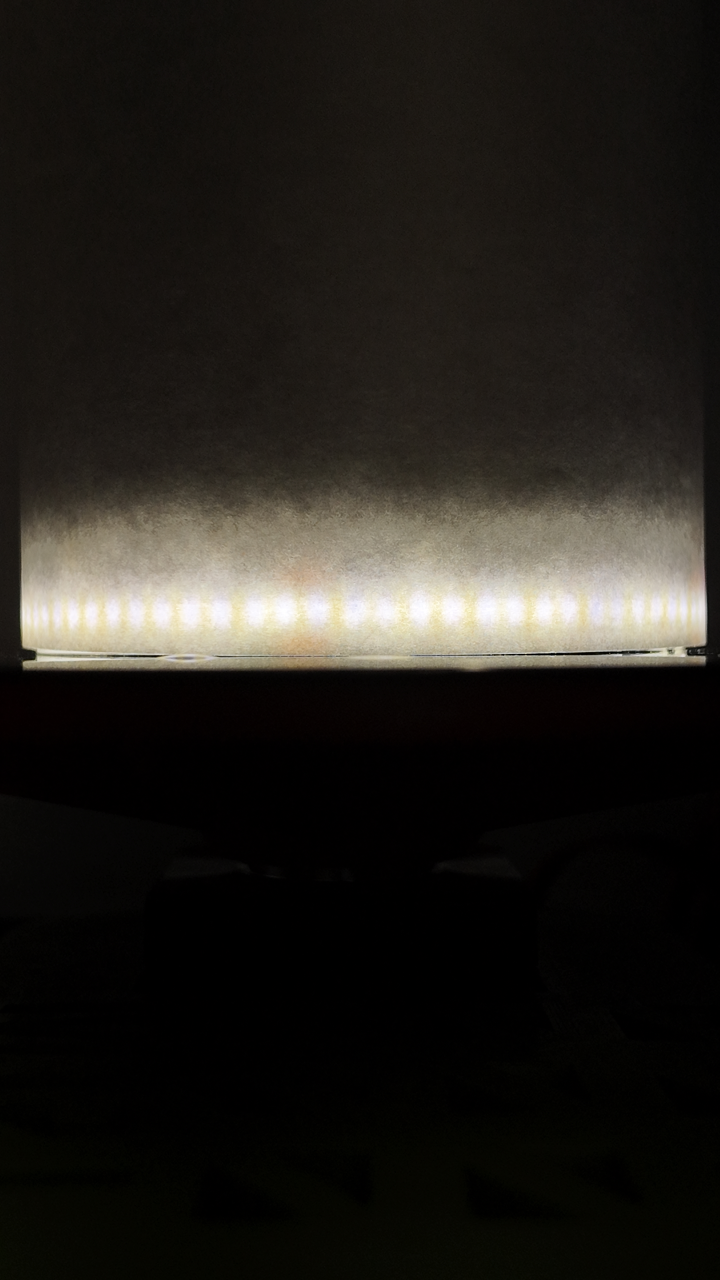
#> input picture newBackground/3.JPG, 2160 x 3840 px, found by its file name (shown at 1/3 size); its folder holds 7 pictures in this run; the run also reads 1 picture not shown here
$ python maangle.py
#> lines starting #> are read from the running program, lines starting #| are printed output that depends on the picture; after the words box and inside, x2 and y2 are one past the last pixel; in counts of white or black regions, pixels touching at a corner belong together; long printed decimals are rounded
### newBackground/Processing.py
import cv2
import numpy as np
import math

class Binarize:
    def __init__(self, directory):
        """
        Initialize the Binarize class with parameters for image processing.

        Parameters:
            directory (str): The path to the directory where the image is located.
        """
        self.global_thresh_value = 185
        self.adaptive_thresh_window_size = 25
        self.adaptive_thresh_C = 2
        self.directory = directory

    def read_image(self):
        """
        Reads an image from the specified directory path.

        Returns:
            numpy.ndarray: The grayscale image read from the file.

        Raises:
            FileNotFoundError: If the image file does not exist at the specified path.
        """
        self.image_path = f'{self.directory}'
        image = cv2.imread(self.image_path, cv2.IMREAD_GRAYSCALE)
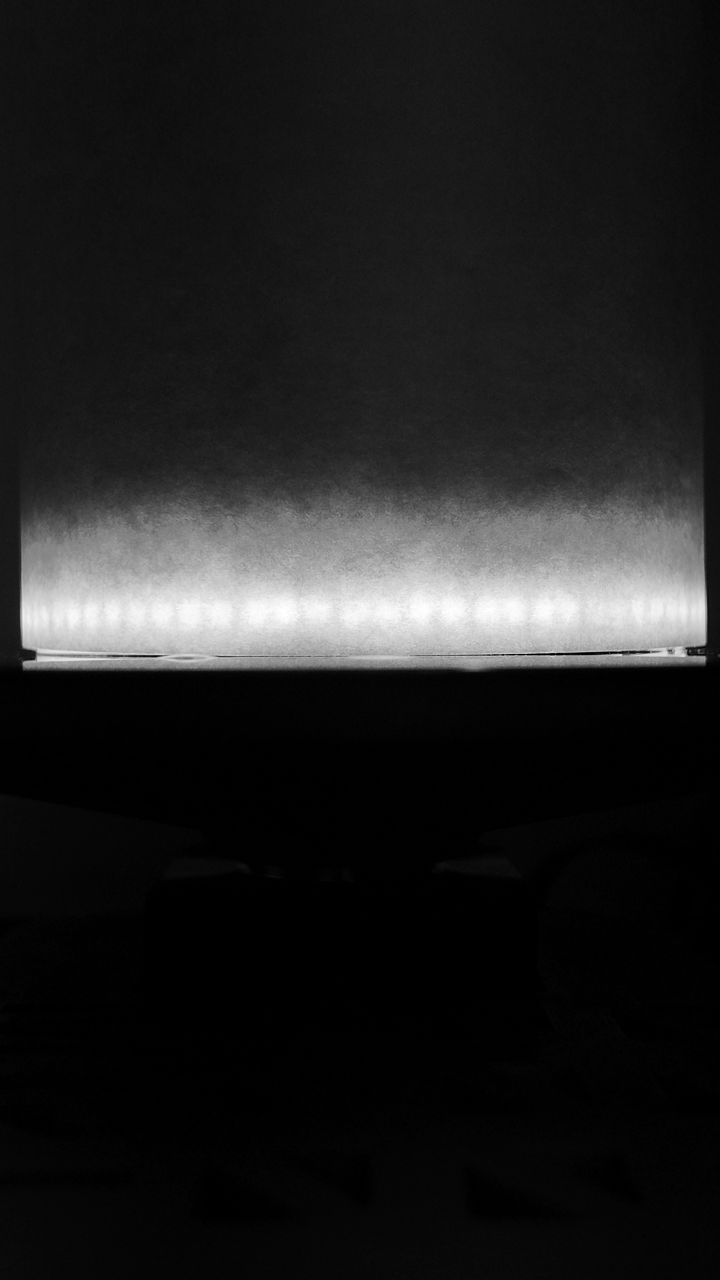
#> image: shape (3840, 2160) (shown at 1/3 size); min 0, max 255, mean 31.8
        if image is None:
            raise FileNotFoundError(f"Image not found at {self.image_path}")
        return image

    def global_threshold(self, image):
        """
        Applies a global threshold to the provided image.

        Parameters:
            image (numpy.ndarray): The input grayscale image.

        Returns:
            numpy.ndarray: The binary image after applying the global threshold.
        """
        _, global_thresh_mask = cv2.threshold(image, self.global_thresh_value, 255, cv2.THRESH_BINARY)
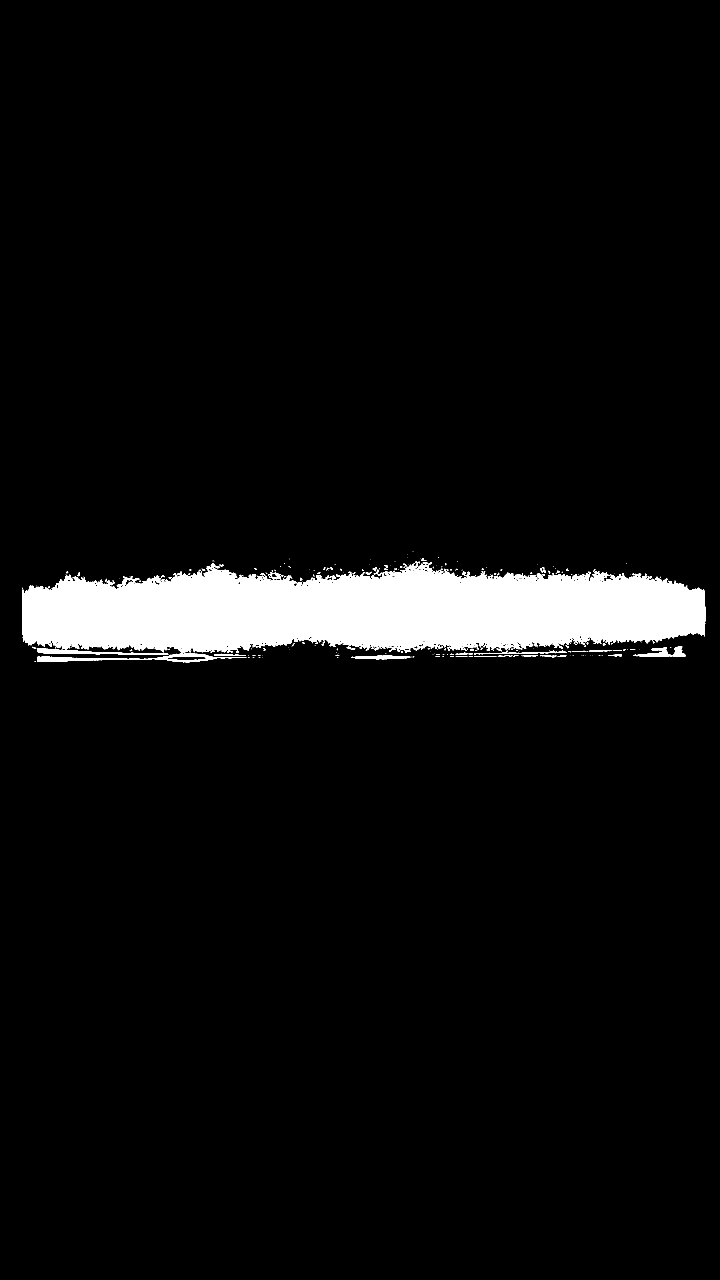
#> global_thresh_mask: shape (3840, 2160) (shown at 1/3 size); 5.2% white; 298 white regions (217 under 20 px), largest, box (x1, y1, x2, y2) and area: (66, 1685, 2116, 1987) 420788, (1900, 1939, 2056, 1971) 2074, (1054, 1966, 1231, 1978) 1340
        return global_thresh_mask


    def save_cleaned_image(self, cleaned_image, output_path):
        """
        Saves the cleaned image to the specified output path.

        Parameters:
            cleaned_image (numpy.ndarray): The image to be saved.
            output_path (str): The path where the image will be saved.

        Raises:
            IOError: If the image cannot be saved at the specified path.
        """
        success = cv2.imwrite(output_path, cleaned_image)
        if not success:
            raise IOError(f"Failed to save image at {output_path}")

    def process_image(self, output_path):
        """
        Processes the image by applying global thresholding and morphological operations,
        and then saves the result.

        Parameters:
            output_path (str): The path where the processed image will be saved.

        Returns:
            numpy.ndarray: The original grayscale image.
        """
        image = self.read_image()
        global_mask = self.global_threshold(image)
        self.save_cleaned_image(global_mask, output_path)
        return image


class ContourProcessor:
    def __init__(self, contour):
        """
        Initialize the ContourProcessor with a contour.

        Parameters:
            contour (numpy.ndarray): Input contour.
        """
        self.contour = self.ensure_2d_contour(contour)

    def ensure_2d_contour(self, contour):
        """
        Ensure the contour is a 2D array of points.

        Parameters:
            contour (numpy.ndarray): Input contour.

        Returns:
            numpy.ndarray: Reshaped contour as a 2D array if necessary.
        """
        if contour.ndim == 3:
            return contour.reshape(-1, 2)
        elif contour.ndim == 2 and contour.shape[1] == 2:
            return contour
        else:
            print("Warning: Contour has an unexpected shape")
            return np.array([])

    def filter_by_y_level(self, y_level_min, y_level_max):
        """
        Filters out points in the contour that are outside a specified y-level range.

        Parameters:
            y_level_min (int): The minimum y-level threshold; points below this level will be excluded.
            y_level_max (int): The maximum y-level threshold; points above this level will be excluded.

        Returns:
            numpy.ndarray: The filtered contour with points only within the specified y-level range.
        """
        if self.contour.size == 0:
            print("Warning: Contour is empty after ensuring 2D format")
            return self.contour

        # Filter points based on the specified y-level range
        filtered_contour = self.contour[(self.contour[:, 1] >= y_level_min) & (self.contour[:, 1] <= y_level_max)]
        return filtered_contour

    def split_horizontal(self):
        """
        Splits the contour into left and right parts based on the x-coordinate of its centroid.

        Returns:
            tuple: Two contours, left and right.
        """
        if self.contour.size == 0:
            print("Warning: Contour is empty or invalid")
            return np.array([]), np.array([])  # Return empty contours if invalid

        M = cv2.moments(self.contour)
        if M['m00'] == 0:
            print("Warning: Contour moments are zero")
            return np.array([]), np.array([])  # Return empty contours if invalid

        cx = int(M['m10'] / M['m00'])  # Center x-coordinate

        self.contour = self.contour.reshape(-1, 2)

        left_contour = self.contour[self.contour[:, 0] <= cx]
        right_contour = self.contour[self.contour[:, 0] >= cx]

        return left_contour.reshape(-1, 1, 2), right_contour.reshape(-1, 1, 2)


class Calculator:
    def __init__(self, contour):
        """
        Initialize the Calculator with a contour.

        Parameters:
            contour (numpy.ndarray): Input contour.
        """
        self.contour = self.ensure_2d_contour(contour)
        self.image = None

    def ensure_2d_contour(self, contour):
        """
        Ensure the contour is a 2D array of points.

        Parameters:
            contour (numpy.ndarray): Input contour.

        Returns:
            numpy.ndarray: Reshaped contour as a 2D array if necessary.
        """
        if contour.ndim == 3:
            return contour.reshape(-1, 2)
        elif contour.ndim == 2 and contour.shape[1] == 2:
            return contour
        else:
            print("Warning: Contour has an unexpected shape")
            return np.array([])

    def fit_line_and_calculate_angle(self):
        """
        Fits a line to the contour and calculates the angle of the line relative to the x-axis.

        The function uses OpenCV's `cv2.fitLine` to fit a line to the contour points, computes the slope,
        and converts this slope to an angle in degrees. The method also handles negative slopes by
        correcting them if necessary.

        Returns:
            tuple: A tuple containing:
                - `degrees` (float): The angle of the fitted line in degrees. Returns 'N/A' if no contour is provided.
                - `slope` (float): The slope of the fitted line. Returns `None` if no contour is provided.
                - `x_single` (float): The x-coordinate of the starting point of the fitted line.
                - `y_single` (float): The y-coordinate of the starting point of the fitted line.
                - `vx_single` (float): The x-component of the direction vector of the fitted line.
                - `vy_single` (float): The y-component of the direction vector of the fitted line.
        """
        if len(self.contour) > 0:
            vx, vy, x, y = cv2.fitLine(self.contour, cv2.DIST_L2, 0, 0.1, 0.1)
            x_single, y_single = x[0], y[0]
            vx_single, vy_single = vx[0], vy[0]
            slope = vy_single / vx_single

            if slope < 0:
                print(f'Slope: {slope}')
                slope = slope * -1
                print(f'Corrected Slope: {slope}')
            else:
                print(f'Slope: {slope}')

            radians = math.atan(slope)
            degrees = (radians * 180) / math.pi
            print(f'Angle: {degrees}')

            return degrees, slope, x_single, y_single, vx_single, vy_single
        else:
            return 'N/A', None, None, None, None


### newBackground/maangle.py
from Processing import Binarize, ContourProcessor, Calculator
import cv2 as cv

number = 3
path = f'OT-2 Image analysis/newBackground/{number}.JPG'

binarizer = Binarize(path)
binary_image = binarizer.process_image(f'OT-2 Image analysis/newBackground/{number}Bin.JPG')
print(f'Image Shape:{binary_image.shape}')
#| Image Shape:(3840, 2160)
binary_image = binary_image[1950:2000,1050:1250]
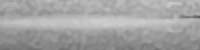
#> binary_image: shape (50, 200); min 88, max 208, mean 162.7
cv.imwrite(f'OT-2 Image analysis/newBackground/{number}bincrop.JPG', binary_image)

binary_crop = cv.imread(f'OT-2 Image analysis/newBackground/{number}Bincrop.JPG')
print(f'Crop Shape:{binary_crop.shape}')
#| Crop Shape:(50, 200, 3)

image = cv.imread(path)
#> image is the input picture: shape (3840, 2160, 3); mean B, G, R 27, 31.5, 34.3
print(f'Image Shape:{image.shape}')
#| Image Shape:(3840, 2160, 3)
image = image[1950:2000,1050:1250]
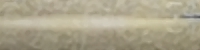
#> image: shape (50, 200, 3); mean B, G, R 139.5, 163.2, 170.4
cv.imwrite(f'OT-2 Image analysis/newBackground/{number}crop.JPG', image)

crop = cv.imread(f'OT-2 Image analysis/newBackground/{number}crop.JPG')
print(f'Crop Shape:{crop.shape}')
#| Crop Shape:(50, 200, 3)

# Convert the image to grayscale
imgray = cv.cvtColor(crop, cv.COLOR_BGR2GRAY)

# Apply a binary threshold to the grayscale image
ret, thresh = cv.threshold(imgray, binarizer.global_thresh_value, 255, 0)
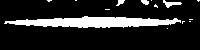
#> thresh: shape (50, 200); 15.1% white; 14 white regions (10 under 20 px)
#> ret = 185

# Find contours in the thresholded image
contours, _ = cv.findContours(thresh, cv.RETR_TREE, cv.CHAIN_APPROX_SIMPLE)
#> contours = 14 contours, 11 with area under 20; largest, box (x1, y1, x2, y2) and area: (4, 16, 181, 28) 1160, (163, 0, 182, 8) 47, (141, 0, 149, 5) 20

# Save the thresholded image for reference
cv.imwrite(f'OT-2 Image analysis/newBackground/{number}thresh.JPG', thresh)

for contour in contours:
    if 300 > contour.size > 100:
        processor = ContourProcessor(contour)
        filtered_contour = processor.filter_by_y_level(0, 20)
        cv.drawContours(binary_crop, [filtered_contour], -1, (255,0,0), 2)

        processor = ContourProcessor(filtered_contour)
        left_contour, right_contour = processor.split_horizontal()

        processorL = ContourProcessor(left_contour)
        processorR = ContourProcessor(right_contour)
        left_contour, _ = processorL.split_horizontal()
        _, right_contour = processorR.split_horizontal()
        cv.drawContours(binary_crop, [left_contour], -1, (255,240,0), 2)
        cv.drawContours(binary_crop, [right_contour], -1, (255,240,0), 2)

        print('Left')
        calculatorL = Calculator(left_contour)
        degreesL, slopeL, x_single, y_single, vx_single, vy_single = calculatorL.fit_line_and_calculate_angle()

        print('Right')
        calculatorR = Calculator(right_contour)
        degreesR, slopeR, a_single, b_single, va_single, vb_single = calculatorR.fit_line_and_calculate_angle()
#> this loop made 14 passes
#| Left
#| Slope: -0.02134
#| Corrected Slope: 0.02134
#| Angle: 1.222
#| Right
#| Slope: 0.03478
#| Angle: 1.992
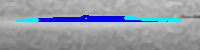
#> binary_crop: shape (50, 200, 3); mean B, G, R 167.9, 154.3, 147.2


cv.imwrite(f'OT-2 Image analysis/newBackground/{number}final.JPG', binary_crop)
